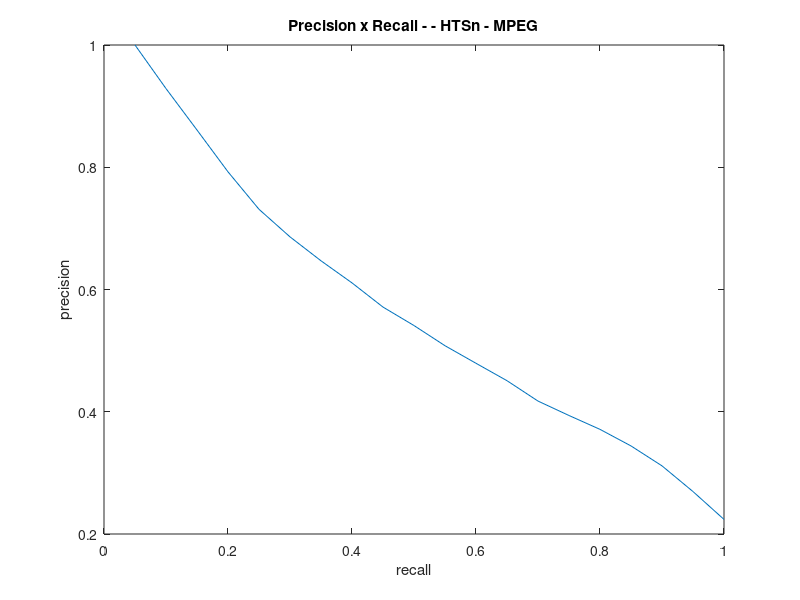

This chart was generated by the following MATLAB code:
% p = (1:12);
% 
% r = (1:12);
% 
% p = [1.000000, 0.901664, 0.799325, 0.737568, 0.678935, 0.632206, 0.585000, 0.545884, 0.499621, 0.466300, 0.437025, 0.409900, 0.381894, 0.357637, 0.334892, 0.312506, 0.286944, 0.264450, 0.226374, 0.195878];
% r = [0.050000, 0.100000, 0.150000, 0.200000, 0.250000, 0.300000, 0.350000, 0.400000, 0.450000, 0.500000, 0.550000, 0.600000, 0.650000, 0.700000, 0.750000, 0.800000, 0.850000, 0.900000, 0.950000, 1.000000];
% 
% p = p(:);
% r = r(:);


% val = [1.00000, 1.00000, 0.99921, 0.98338, 0.91612, 0.81379, 0.71069, 0.61115, 0.52789, 0.46037, 0.40034, 0.34869, 0.30284, 0.25966, 0.22156, 0.18696, 0.15818, 0.13428, 0.11269, 0.09374, 0.07731, 0.06335, 0.05117, 0.04226, 0.03409, 0.02755, 0.02177, 0.01687, 0.01295, 0.00970, 0.00748, 0.00586, 0.00465, 0.00366, 0.00288, 0.00254, 0.00208, 0.00183, 0.00150, 0.00136, 0.00134, 0.00133, 0.00126, 0.00118, 0.00116, 0.00106, 0.00091, 0.00083, 0.00056, 0.00035, 0.00000];
% plot(r,p);
% plot(val);
% title('Separability - HTS - KIMIA');
% title('Precision x Recall - - HTS - MPEG7');
% ylabel('precision'); 
% xlabel('recall');

p = (1:12);

r = (1:12);

p = [1.000000, 0.928709, 0.860919, 0.792498, 0.731221, 0.686120, 0.646958, 0.610803, 0.571255, 0.541045, 0.508038, 0.479288, 0.450806, 0.417475, 0.393871, 0.371191, 0.344084, 0.311476, 0.269431, 0.223868];
r = [0.050000, 0.100000, 0.150000, 0.200000, 0.250000, 0.300000, 0.350000, 0.400000, 0.450000, 0.500000, 0.550000, 0.600000, 0.650000, 0.700000, 0.750000, 0.800000, 0.850000, 0.900000, 0.950000, 1.000000];

p = p(:);
r = r(:);
% 
plot(r,p);
title('Precision x Recall - - HTSn - MPEG');
ylabel('precision'); 
xlabel('recall');
% 
% val = [1.00000, 1.00000, 1.00000, 0.99881, 0.99086, 0.96882, 0.92442, 0.86491, 0.80643, 0.74279, 0.67652, 0.61313, 0.55340, 0.49730, 0.44839, 0.40331, 0.36181, 0.32664, 0.29684, 0.27170, 0.24862, 0.22701, 0.20715, 0.18816, 0.17018, 0.15407, 0.13694, 0.12153, 0.10637, 0.09193, 0.07909, 0.06764, 0.05747, 0.04744, 0.03857, 0.03154, 0.02528, 0.02025, 0.01541, 0.01156, 0.00855, 0.00607, 0.00423, 0.00303, 0.00217, 0.00174, 0.00130, 0.00082, 0.00038, 0.00017, 0.00000];
% plot(val);
% title('Separability - HTSn - MPEG');